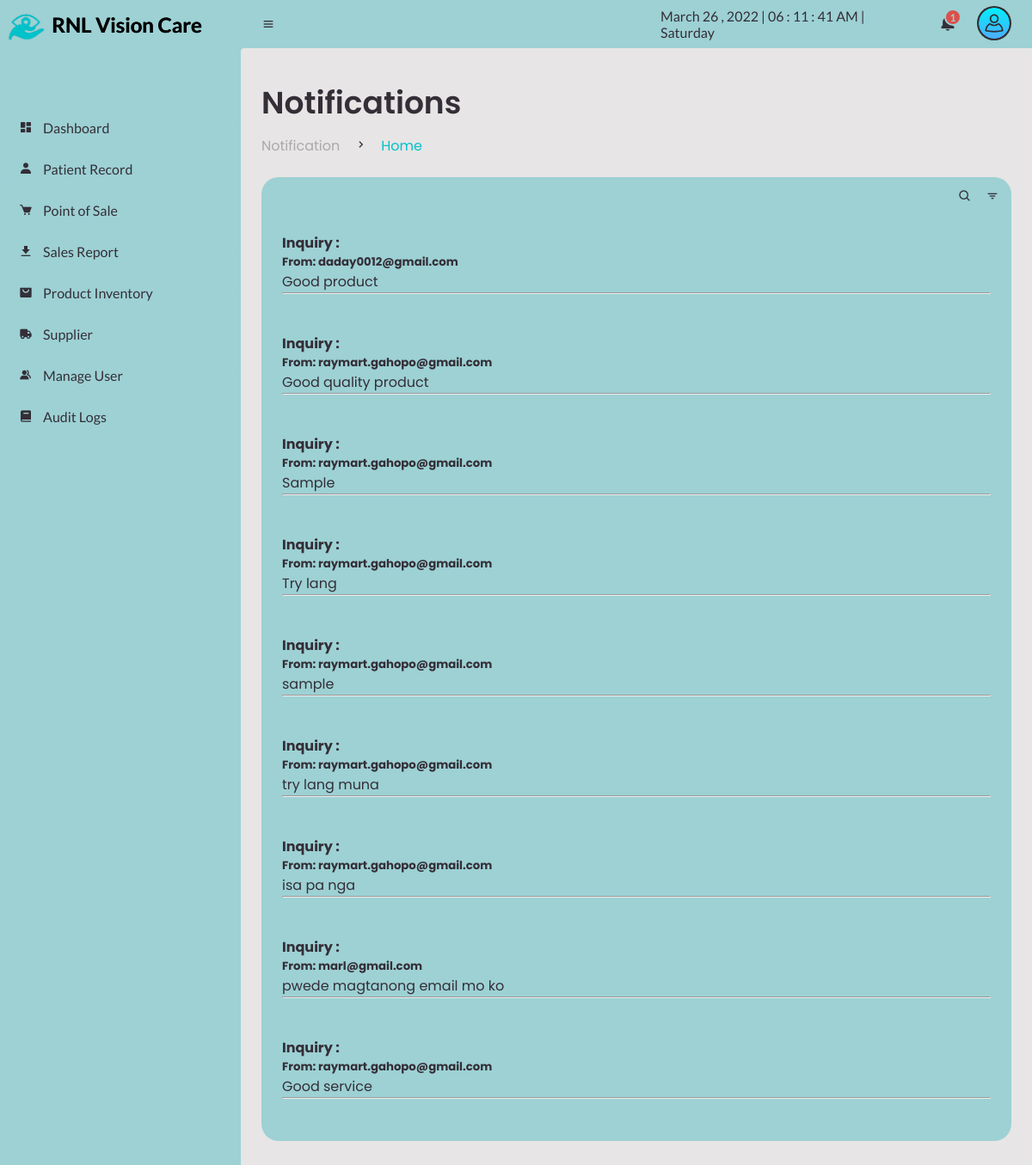
The page /admin/see-all-notification.php on the database as committed earlier.
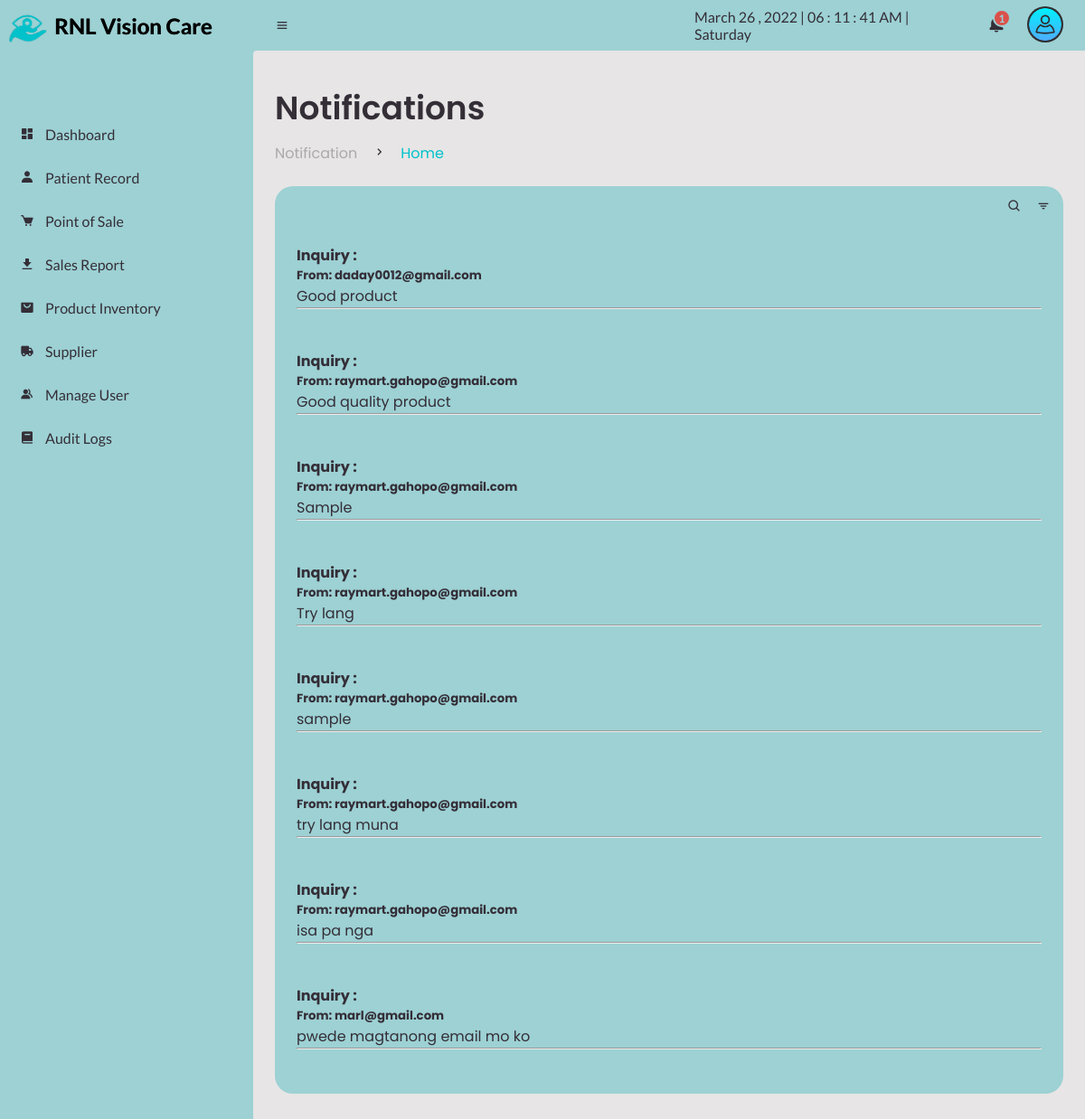
The same page on the database as committed later.
### tables this page shows
CREATE TABLE `client_inquiries` (
  `inquiries_id` int(200) NOT NULL AUTO_INCREMENT,
  `inquiries_name` varchar(100) NOT NULL,
  `inquiries_email` varchar(100) NOT NULL,
  `inquiries_subject` varchar(100) NOT NULL,
  `inquiries_message` varchar(1000) NOT NULL,
  `inquiries_backdate` datetime NOT NULL DEFAULT current_timestamp(),
  `inquiries_status` varchar(255) DEFAULT '2',
  PRIMARY KEY (`inquiries_id`)
);

### db/notification/notifall.php (called while the page is built, shortened)
<?php
$conn=mysqli_connect("localhost", "root", "", "capstone");
$query = mysqli_query($conn,"SELECT * FROM `client_inquiries`");
?>

### admin/see-all-notification.php (the view, shortened to what this page needs)
<?php
include ("conn.php");
?>
<!DOCTYPE html>
<html lang="en">
<head>
	<link href='https://unpkg.com/boxicons@2.0.9/css/boxicons.min.css' rel='stylesheet'>
	<link rel="stylesheet" href="css\sys_style.css">
</head>
<body>
	<section id="sidebar">
		<a href="sales-report.php" class="brand">
			<img src="images\logo.png" alt="" width="60px;">
			<span class="text" style="text-shadow:0.5px 0px #000; color: black;">RNL Vision Care</span>
		</a>
		<ul class="side-menu top">
			<li>
				<a href="dashboard.php">
					<i class='bx bxs-dashboard' ></i>
					<span class="text">Dashboard</span>
				</a>
			</li>
			<li>
				<a href="patient-record.php">
					<i class='bx bxs-user' ></i>
					<span class="text">Patient Record</span>
				</a>
			</li>
			<li>
				<a href="point-of-sale.php">
					<i class='bx bxs-cart' ></i>
					<span class="text">Point of Sale</span>
				</a>
			</li>
			<li>
				<a href="sales-report.php">
					<i class='bx bxs-download' ></i>
					<span class="text">Sales Report</span>
				</a>
			</li>
			<li>
				<a href="product.php">
					<i class='bx bxs-shopping-bag-alt' ></i>
					<span class="text">Product Inventory</span>
				</a>
			</li>
			<li>
				<a href="supplier.php">
					<i class='bx bxs-truck' ></i>
					<span class="text">Supplier</span>
				</a>
			</li>
			<li>
				<a href="manage-user.php">
					<i class='bx bxs-group' ></i>
					<span class="text">Manage User</span>
				</a>
			</li>
			<li>
				<a href="audit.php">
					<i class='bx bxs-book' ></i>
					<span class="text">Audit Logs</span>
				</a>
			</li>
		</ul>
	</section>
	<section id="content">
		<nav>
			<i class='bx bx-menu' ></i>
			<div id="digital-clock"></div>
			<div class="dropdown2">
			<a href="#" class="notification">
				<span class="num">
				<?php
				$query = mysqli_query($conn, "SELECT COUNT(*) as total from client_inquiries WHERE inquiries_status = '2'");
					while($result=mysqli_fetch_array($query)){
					echo $result['total'];
				}
				?>
						  </span>
			</a>
			</div>
			<div class="dropdown1">
			<img src="img\user.png" alt="" width="40px" class="userlogo">
			</div>
		</nav>
		<main>
			<div class="head-title">
				<div class="left">
					<h1>Notifications</h1>
					<ul class="breadcrumb">
						<li>
							<a href="see-all-notification.php">Notification</a>
						</li>
						<li><i class='bx bx-chevron-right' ></i></li>
						<li>
							<a class="active" href="dashboard.php">Home</a>
						</li>
					</ul>
				</div>
			</div>
			<div class="table-data">
				<div class="order">
					<div class="head">
						<i class='bx bx-search' ></i>
						<i class='bx bx-filter' ></i>
					</div>
					<?php
			   include("../db/notification/notifall.php");
              while($row = mysqli_fetch_assoc($query)){
            ?>
		<div id="notif-body">
		<h4>Inquiry : </h5>
		<h5>From: <?php echo $row['inquiries_email'];?></h6>
		<p><?php echo $row['inquiries_message'];?></p>
		<hr>
		<br>
		</div>
		<?php
			  }
		?>
		</main>
	</section>
</body>
</html>

Rows that differ between the two databases and show on the page:
removed client_inquiries: inquiries_email "raymart.gahopo@gmail.com", inquiries_message "Good service"
